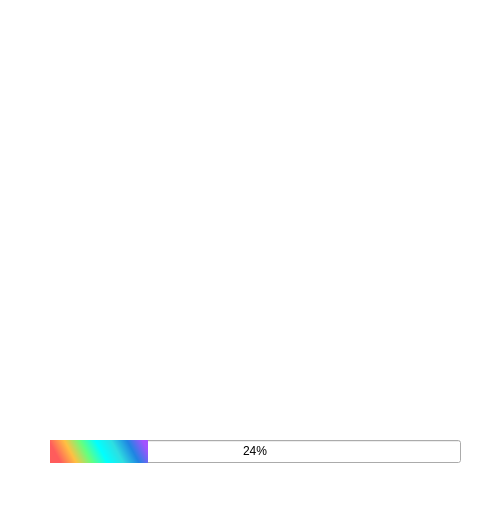
<?xml version="1.0" encoding="UTF-8"?>
<ui version="4.0">
 <class>Splash_Intro</class>
 <widget class="QMainWindow" name="Splash_Intro">
  <property name="geometry">
   <rect>
    <x>0</x>
    <y>0</y>
    <width>501</width>
    <height>530</height>
   </rect>
  </property>
  <property name="windowTitle">
   <string>MainWindow</string>
  </property>
  <widget class="QWidget" name="centralwidget">
   <widget class="QLabel" name="label_2">
    <property name="geometry">
     <rect>
      <x>0</x>
      <y>0</y>
      <width>501</width>
      <height>531</height>
     </rect>
    </property>
    <property name="styleSheet">
     <string notr="true">background-color: rgb(255, 255, 255);
border-image: url(:/Intro/Conversor.png);</string>
    </property>
    <property name="text">
     <string/>
    </property>
   </widget>
   <widget class="QProgressBar" name="progressBar">
    <property name="geometry">
     <rect>
      <x>50</x>
      <y>440</y>
      <width>411</width>
      <height>23</height>
     </rect>
    </property>
    <property name="styleSheet">
     <string notr="true">QProgressBar {
text-align:center;
}

QProgressBar::chunk {
	background-color: qlineargradient(spread:pad, x1:0, y1:0.119, x2:0.943182, y2:0, stop:0 rgba(255, 92, 92, 255), stop:0.166 rgba(255, 192, 66, 255), stop:0.333 rgba(101, 255, 127, 255), stop:0.5 rgba(0, 255, 255, 255), stop:0.666 rgba(46, 222, 225, 255), stop:0.833 rgba(31, 132, 226, 255), stop:1 rgba(163, 82, 255, 255));
}</string>
    </property>
    <property name="value">
     <number>24</number>
    </property>
   </widget>
  </widget>
 </widget>
 <resources>
  <include location="Intro.qrc"/>
 </resources>
 <connections/>
</ui>
